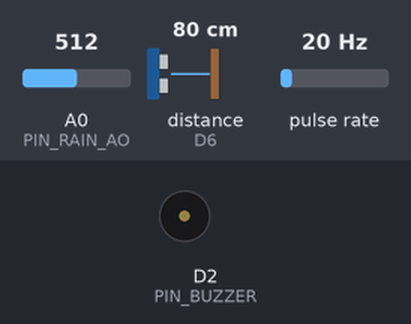
Bench run of a sketch on a simulated ESP8266 (NodeMCU). Shown: buzzer (waves = sounding, pin HIGH). Wiring (inferred from the names in the program): ultrasonic range finder: trigger D5; echo D6; pulse sensor: data D1. The test bench sets the inputs (shaded band); at power-on: distance to the obstacle (sensor on D6) 80 cm, A0 (PIN_RAIN_AO) = 512, pulse rate 20 Hz. The echo pulse lasts 58.3 µs per cm; WiFi joins after 1.5 s; servers stay silent unless stated; uploads are accepted with an empty reply; pins used as bus, display or sensor lines are not drawn; what the sketch prints to the serial monitor is not drawn.

Above: at 4.0 s.
4.1 s: distance to the obstacle (sensor on D6) set to 2 cm
At 5.3 s:
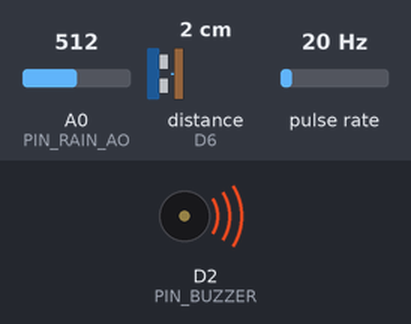
7.1 s: distance to the obstacle (sensor on D6) set to 4 cm
Timing chart, 0 to 10.1 s (numbered marks = the images above; inputs shaded):
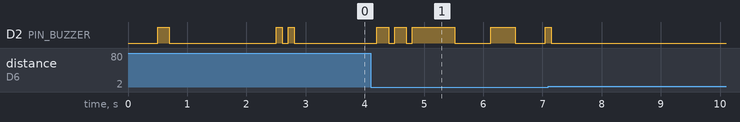

Measured:
- after the input at 4.1 s, D2 (PIN_BUZZER): LOW → HIGH after 0.10 s, → LOW 0.20 s later, → HIGH 0.10 s later, → LOW 0.20 s later, … (9 changes in this stretch)

The sketch:

smartdrain_esp8266.ino
```cpp
/**
 * SmartDrain ESP8266 Firmware
 * ===========================
 * Hardware: ESP8266 NodeMCU
 * Sensors:
 *   - US-100 ultrasonic (trigger/echo mode)  → D5 (TRIG), D6 (ECHO)
 *   - Rain sensor analog AO                  → A0
 *   - YF-S201 water flow sensor              → D1
 *   - Buzzer                                 → D2
 *
 * Pin mapping (NodeMCU):
 *   D1 = GPIO5   D2 = GPIO4   D5 = GPIO14   D6 = GPIO12   A0 = A0
 *
 * Configuration: Edit the CONFIG section below.
 * Do NOT change GPIO assignments without updating the physical wiring.
 */

#include <Arduino.h>
#include <ESP8266WiFi.h>
#include <ESP8266HTTPClient.h>
#include <WiFiClient.h>

// ═══════════════════════════════════════════════════════════════════════════
// USER CONFIGURATION — Edit these values
// ═══════════════════════════════════════════════════════════════════════════

// Wi-Fi credentials
const char* WIFI_SSID     = "YOUR_WIFI_SSID";
const char* WIFI_PASSWORD = "YOUR_WIFI_PASSWORD";

// Backend API
const char* BACKEND_HOST  = "192.168.1.100";  // LAN IP of the backend laptop
const int   BACKEND_PORT  = 3001;
const char* DEVICE_ID     = "DRAIN_001";

// Drain physical parameters
const float DRAIN_DEPTH_CM       = 15.0;   // Actual depth of your miniature drain
const float CRITICAL_LEVEL_PCT   = 80.0;   // Buzzer triggers at this % level

// Telemetry send interval (milliseconds)
const unsigned long SEND_INTERVAL_MS = 3000;   // Send every 3 seconds

// Wi-Fi retry interval
const unsigned long WIFI_RETRY_MS    = 10000;  // Retry Wi-Fi every 10 seconds

// ═══════════════════════════════════════════════════════════════════════════
// PIN ASSIGNMENTS — Do NOT change without updating hardware
// ═══════════════════════════════════════════════════════════════════════════
#define PIN_US100_TRIG  D5   // GPIO14
#define PIN_US100_ECHO  D6   // GPIO12
#define PIN_RAIN_AO     A0   // Analog input
#define PIN_FLOW        D1   // GPIO5 — flow pulse input (voltage-adapted)
#define PIN_BUZZER      D2   // GPIO4

// ═══════════════════════════════════════════════════════════════════════════
// FLOW SENSOR (YF-S201) — pulse counting
// YF-S201: ~7.5 pulses per liter, i.e. flow_lpm = pulse_count * 60 / (7.5 * interval_s)
// ═══════════════════════════════════════════════════════════════════════════
volatile unsigned long flowPulseCount = 0;
unsigned long lastFlowTime            = 0;
float flowRateLpm                     = 0.0;

void ICACHE_RAM_ATTR flowPulseISR() {
  flowPulseCount++;
}

// ═══════════════════════════════════════════════════════════════════════════
// STATE
// ═══════════════════════════════════════════════════════════════════════════
unsigned long lastSendTime  = 0;
unsigned long lastWifiRetry = 0;
bool wifiConnected          = false;
bool localAlertActive       = false;

// ═══════════════════════════════════════════════════════════════════════════
// US-100 — Trigger/Echo distance measurement
// Returns distance in cm, or -1.0 on timeout/error
// ═══════════════════════════════════════════════════════════════════════════
float measureDistanceCm() {
  // Ensure TRIG is low before starting
  digitalWrite(PIN_US100_TRIG, LOW);
  delayMicroseconds(4);

  // Send 10 µs HIGH pulse on TRIG
  digitalWrite(PIN_US100_TRIG, HIGH);
  delayMicroseconds(10);
  digitalWrite(PIN_US100_TRIG, LOW);

  // Measure ECHO pulse width (timeout: 30 ms = ~5.1 m max range)
  long duration = pulseIn(PIN_US100_ECHO, HIGH, 30000UL);

  if (duration == 0) return -1.0;  // No echo / timeout

  float distanceCm = (duration / 2.0) / 29.1;  // Speed of sound: 29.1 µs/cm

  // US-100 valid range: 2 cm – 450 cm
  if (distanceCm < 2.0 || distanceCm > 400.0) return -1.0;

  return distanceCm;
}

// ═══════════════════════════════════════════════════════════════════════════
// Flow rate calculation
// ═══════════════════════════════════════════════════════════════════════════
float calculateFlowRate() {
  unsigned long now      = millis();
  unsigned long elapsed  = now - lastFlowTime;

  if (elapsed < 500) return flowRateLpm;  // Don't update too frequently

  noInterrupts();
  unsigned long pulses = flowPulseCount;
  flowPulseCount = 0;
  interrupts();

  float elapsedSeconds = elapsed / 1000.0;
  // YF-S201: ~7.5 pulses/litre = 7.5 pulses/min at 1 LPM
  // flowRateLpm = (pulses / 7.5) * (60 / elapsedSeconds)
  flowRateLpm   = (pulses / 7.5f) * (60.0f / elapsedSeconds);
  lastFlowTime  = now;

  return flowRateLpm;
}

// ═══════════════════════════════════════════════════════════════════════════
// Local risk assessment (simplified, for offline buzzer operation)
// ═══════════════════════════════════════════════════════════════════════════
bool isHighRiskLocally(float distanceCm) {
  if (distanceCm < 0) return false; // Sensor error — do not trigger

  float waterLevelCm      = DRAIN_DEPTH_CM - distanceCm;
  float waterLevelPercent = (waterLevelCm / DRAIN_DEPTH_CM) * 100.0;

  return waterLevelPercent >= CRITICAL_LEVEL_PCT;
}

// ═══════════════════════════════════════════════════════════════════════════
// Buzzer control
// ═══════════════════════════════════════════════════════════════════════════
void setBuzzer(bool on) {
  digitalWrite(PIN_BUZZER, on ? HIGH : LOW);
}

void beepPattern(int times, int onMs, int offMs) {
  for (int i = 0; i < times; i++) {
    setBuzzer(true);
    delay(onMs);
    setBuzzer(false);
    if (i < times - 1) delay(offMs);
  }
}

// ═══════════════════════════════════════════════════════════════════════════
// Wi-Fi connection
// ═══════════════════════════════════════════════════════════════════════════
void connectWifi() {
  Serial.printf("[WiFi] Connecting to %s", WIFI_SSID);
  WiFi.begin(WIFI_SSID, WIFI_PASSWORD);
  unsigned long start = millis();
  while (WiFi.status() != WL_CONNECTED && millis() - start < 10000) {
    delay(250);
    Serial.print(".");
  }
  if (WiFi.status() == WL_CONNECTED) {
    wifiConnected = true;
    Serial.printf("\n[WiFi] Connected! IP: %s\n", WiFi.localIP().toString().c_str());
    beepPattern(2, 100, 100);
  } else {
    wifiConnected = false;
    Serial.println("\n[WiFi] Connection failed — local monitoring mode");
  }
}

// ═══════════════════════════════════════════════════════════════════════════
// Send telemetry to backend
// ═══════════════════════════════════════════════════════════════════════════
bool sendTelemetry(float distanceCm, int rainValue, float flowLpm) {
  if (WiFi.status() != WL_CONNECTED) return false;

  WiFiClient client;
  HTTPClient http;

  String url = String("http://") + BACKEND_HOST + ":" + BACKEND_PORT + "/api/telemetry";

  // Build JSON payload
  String payload = "{";
  payload += "\"device_id\":\"" + String(DEVICE_ID) + "\",";

  if (distanceCm > 0) {
    payload += "\"water_distance_cm\":" + String(distanceCm, 2) + ",";
  } else {
    payload += "\"water_distance_cm\":null,";
  }

  payload += "\"rain_value\":" + String(rainValue) + ",";
  payload += "\"flow_rate_lpm\":" + String(flowLpm, 2) + ",";
  payload += "\"wifi_status\":\"ONLINE\"";
  payload += "}";

  http.begin(client, url);
  http.addHeader("Content-Type", "application/json");
  http.setTimeout(5000);  // 5 s timeout

  int httpCode = http.POST(payload);

  if (httpCode == 200 || httpCode == 201) {
    Serial.printf("[HTTP] Telemetry sent OK (HTTP %d)\n", httpCode);
    http.end();
    return true;
  } else {
    Serial.printf("[HTTP] Send failed (HTTP %d)\n", httpCode);
    http.end();
    return false;
  }
}

// ═══════════════════════════════════════════════════════════════════════════
// SETUP
// ═══════════════════════════════════════════════════════════════════════════
void setup() {
  Serial.begin(115200);
  delay(500);
  Serial.println("\n\n🚰 SmartDrain Firmware starting...");

  // Pin modes
  pinMode(PIN_US100_TRIG, OUTPUT);
  pinMode(PIN_US100_ECHO, INPUT);
  pinMode(PIN_BUZZER,     OUTPUT);
  pinMode(PIN_FLOW,       INPUT_PULLUP);

  // Ensure buzzer off
  setBuzzer(false);

  // Attach flow pulse interrupt
  attachInterrupt(digitalPinToInterrupt(PIN_FLOW), flowPulseISR, RISING);
  lastFlowTime = millis();

  // Startup beep
  beepPattern(1, 200, 0);
  delay(300);

  // Connect to Wi-Fi
  connectWifi();

  lastSendTime  = millis();
  lastWifiRetry = millis();

  Serial.printf("[Config] Drain depth: %.1f cm, Critical: %.0f%%\n",
                DRAIN_DEPTH_CM, CRITICAL_LEVEL_PCT);
}

// ═══════════════════════════════════════════════════════════════════════════
// LOOP
// ═══════════════════════════════════════════════════════════════════════════
void loop() {
  unsigned long now = millis();

  // ── Wi-Fi retry (non-blocking) ─────────────────────────────────────────
  if (!wifiConnected && (now - lastWifiRetry >= WIFI_RETRY_MS)) {
    lastWifiRetry = now;
    Serial.println("[WiFi] Retrying connection...");
    connectWifi();
  }

  // ── Read sensors ───────────────────────────────────────────────────────
  float distanceCm = measureDistanceCm();
  int   rainValue  = analogRead(PIN_RAIN_AO);
  float flowLpm    = calculateFlowRate();

  // ── Local debug print ──────────────────────────────────────────────────
  float waterLevelCm  = (distanceCm > 0) ? max(0.0f, DRAIN_DEPTH_CM - distanceCm) : -1;
  float levelPct      = (waterLevelCm >= 0) ? (waterLevelCm / DRAIN_DEPTH_CM) * 100.0f : -1;

  Serial.printf("[Sensor] Dist: %.2f cm | Level: %.1f%% | Rain: %d | Flow: %.2f LPM | WiFi: %s\n",
                distanceCm, levelPct, rainValue, flowLpm,
                wifiConnected ? "ONLINE" : "OFFLINE");

  // ── Local risk + buzzer ────────────────────────────────────────────────
  bool highRisk = isHighRiskLocally(distanceCm);
  if (highRisk && !localAlertActive) {
    localAlertActive = true;
    Serial.println("[ALERT] HIGH RISK — Activating local buzzer!");
    beepPattern(3, 200, 100);
  } else if (!highRisk && localAlertActive) {
    localAlertActive = false;
    setBuzzer(false);
    Serial.println("[ALERT] Risk cleared — buzzer off");
  }

  // Continuous fast beep during active alert
  if (localAlertActive) {
    setBuzzer((millis() / 500) % 2 == 0);  // 500 ms on/off
  }

  // ── Send telemetry to backend ──────────────────────────────────────────
  if (now - lastSendTime >= SEND_INTERVAL_MS) {
    lastSendTime = now;
    bool sent = sendTelemetry(distanceCm, rainValue, flowLpm);
    if (!sent) {
      Serial.println("[HTTP] Failed to send — continuing local monitoring");
    }
  }

  delay(100);  // Yield to ESP8266 scheduler
}
```
